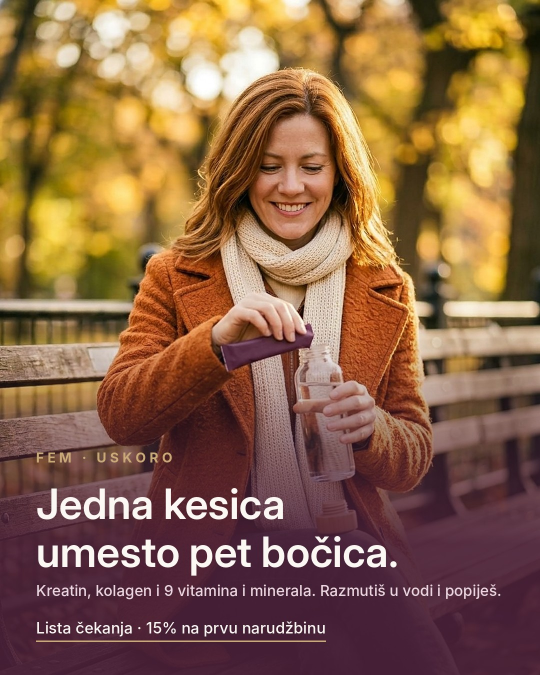
#> input picture oglasi/jutro_feed_4x5.jpg, 1080 x 1350 px, given in place of znak-zlatni-1000.png, which was not available (shown at 1/2 size)
$ python procvat_oglasi_render.py oglasi/jutro_feed_4x5.jpg oglasi/jutro_story_9x16.jpg
#> lines starting #> are read from the running program, lines starting #| are printed output that depends on the picture
# Procvat oglasi: render naslova preko fotografije (feed 4:5 i story 9:16), test od 13.11.2026.
# Upotreba (iz fem-sajt\):  python procvat_oglasi_render.py ..\fotografije oglasi
# Skripta sama piše u oglasi\faza1\ i oglasi\faza2\, i pravi oglasi\pregled-oglasi.jpg.
# Fontovi: fem-sajt\fonts (InterDisplay-SemiBold.otf, Inter-Bold.otf, Inter-Medium.otf). Znak: ..\Logo Final\export\znak-zlatni-1000.png
# Treba samo: pip install pillow
import sys, os
from PIL import Image, ImageDraw, ImageFont, ImageFilter
A, O = sys.argv[1], sys.argv[2]
HERE = os.path.dirname(os.path.abspath(__file__))
F = os.path.join(HERE, "fonts") + os.sep  # fonts, pored skripte
ZNAK = os.path.join(HERE, "..", "Logo Final", "export", "znak-zlatni-1000.png")
def fnt(n, s): return ImageFont.truetype(F + n, s)
PURPLE = (74, 32, 56); GOLD = (201, 170, 118); WHITE = (251, 247, 242); SOFT = (234, 214, 222)

_z = Image.open(ZNAK).convert("RGBA")
ZH = 52  # visina znaka u eyebrow redu
ZNAK_IM = _z.resize((max(1, round(_z.width * ZH / _z.height)), ZH), Image.LANCZOS)
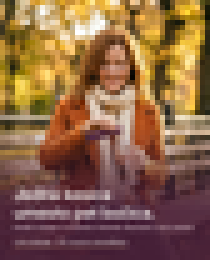
#> ZNAK_IM: PIL image 42x52 RGBA (shown 5 times larger); mean R, G, B, A 138.5, 99.5, 70.3, 255

def fit(src, w, h, cx=0.5, cy=0.5):
#> called with w = 1080, h = 1350, cx = 0.5, cy = 0
    im = Image.open(src).convert("RGB"); W, H = im.size; r = w / h
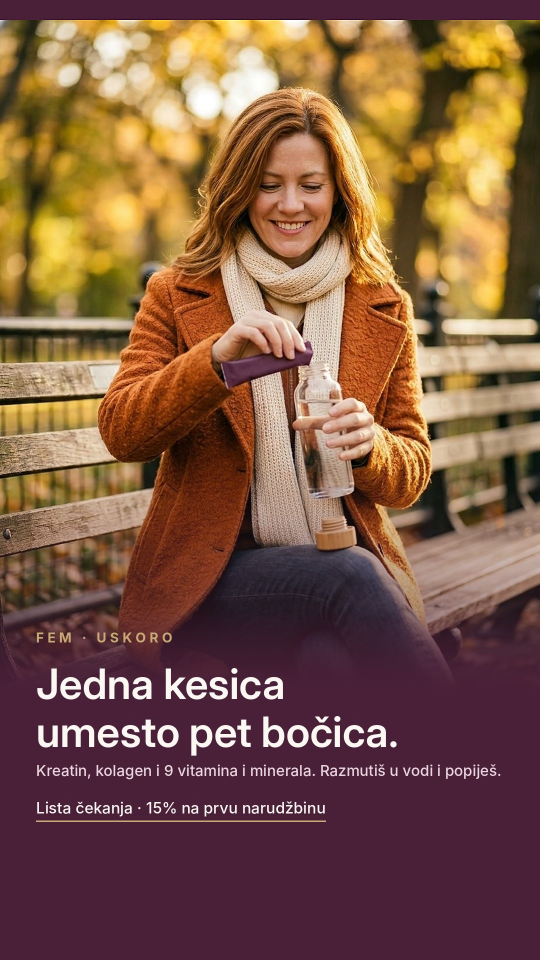
#> input picture oglasi/jutro_story_9x16.jpg, 1080 x 1920 px, given in place of jutro_strana.jpg.jpeg, which was not available (shown at 1/2 size)
#> in fit, im is the input picture: PIL image 1080x1920 RGB; mean R, G, B 126.3, 88, 67.7
#> after `W, H = im.size`: W = 1080; H = 1920
    if W / H > r: nw = int(H * r); x = int((W - nw) * cx); im = im.crop((x, 0, x + nw, H))
    else: nh = int(W / r); y = int((H - nh) * cy); im = im.crop((0, y, W, y + nh))
#> after `nh = int(W / r)`: nh = 1350
#> after `y = int((H - nh) * cy)`: y = 0
#> after `im = im.crop((0, y, W, y + nh))`:
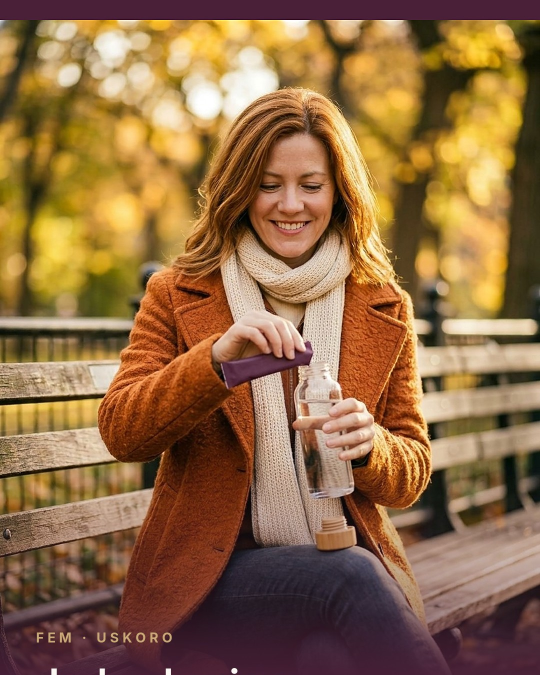
#> im: PIL image 1080x1350 RGB (shown at 1/2 size); mean R, G, B 143.9, 106.1, 68
    return im.resize((w, h), Image.LANCZOS)

def wrap(d, text, font, maxw):
    words, lines, cur = text.split(), [], ""
    for w in words:
        t = (cur + " " + w).strip()
        if d.textlength(t, font=font) <= maxw: cur = t
        else: lines.append(cur); cur = w
    lines.append(cur); return lines

def fit_top(src, w, h, y0=0):
    # Story: fotka u punoj širini gore, ispod ljubičasta podloga. Manje uvećanja, a donji deo fotke ostaje iznad teksta.
    ph = Image.open(src).convert("RGB"); ph = ph.resize((w, int(ph.height * w / ph.width)), Image.LANCZOS)
    im = Image.new("RGB", (w, h), PURPLE); im.paste(ph, (0, y0))
    fade = Image.new("L", (1, 160)); [fade.putpixel((0, i), int(255 * i / 159)) for i in range(160)]
    im.paste(Image.new("RGB", (w, 160), PURPLE), (0, y0 + ph.height - 160), fade.resize((w, 160)))
    return im

def ad(src, out, head, small, w, h, cx=0.5, cy=0.5, bottom_pad=150, top=False, y0=0):
    im = fit_top(src, w, h, y0) if top else fit(src, w, h, cx, cy)
    im = im.filter(ImageFilter.UnsharpMask(radius=1.6, percent=55, threshold=2))  # blago izoštravanje posle uvećanja
    # gradient
    g0 = int(h * 0.48)
    ov = Image.new("RGBA", (w, h), (0, 0, 0, 0)); od = ImageDraw.Draw(ov)
#> after `ov = Image.new('RGBA', (w, h), (0, 0, 0, 0))`: ov: PIL image 1080x1350 RGBA; every value is 0
    for y in range(g0, h):
        t = (y - g0) / (h - g0); a = int(235 * min(1, t * 1.6))
        od.line([(0, y), (w, y)], fill=PURPLE + (a,))
    im = Image.alpha_composite(im.convert("RGBA"), ov)
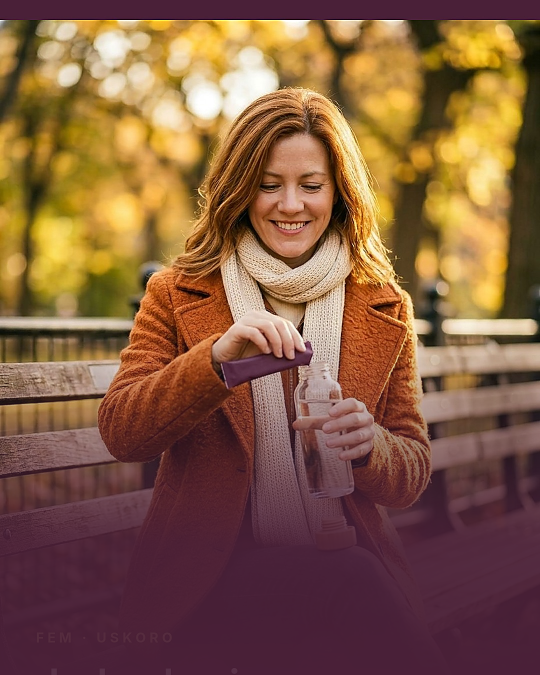
#> im: PIL image 1080x1350 RGBA (shown at 1/2 size); mean R, G, B, A 131.2, 91.1, 65, 255
    d = ImageDraw.Draw(im); L = 72; maxw = w - 2 * L
    hf = fnt("InterDisplay-SemiBold.otf", 84); sf = fnt("Inter-Medium.otf", 30)
    ef = fnt("Inter-Bold.otf", 27); ff = fnt("Inter-Medium.otf", 31)
    hl = [l for part in head.split("|") for l in wrap(d, part, hf, maxw)]; sl = wrap(d, small, sf, maxw) if small else []
#> after `hl = [l for part in head.split('|') for l in wrap(d, part, hf, maxw)]`: hl = ['Kreatin + kolagen.', 'Jedna kesica umesto', 'pet bočica.']
#> after `sl = wrap(d, small, sf, maxw) if small else []`: sl = 2 items
    block = ZH + 18 + len(hl) * 96 + (14 + len(sl) * 40 if sl else 0) + 34 + 44
#> block = 530
    y = h - bottom_pad - block
#> y = 750
    # eyebrow red: znak (52 px) + 16 px + "PROCVAT · USKORO", vertikalno centrirano
    im.alpha_composite(ZNAK_IM, (L, y))
    x = L + ZNAK_IM.width + 16
#> x = 130
    eb = "PROCVAT · USKORO"
    t0, t1 = d.textbbox((0, 0), "PROCVAT", font=ef)[1::2]  # gornja i donja ivica velikih slova
#> t0 = 6; t1 = 26
    ty = y + (ZH - (t1 - t0)) / 2 - t0
#> ty = 760
    for ch in eb:
        d.text((x, ty), ch, font=ef, fill=GOLD); x += d.textlength(ch, font=ef) + 7
#> this loop made 16 passes
#> x on passes 1 to 12: 153.3, 179, 207.3, 233.2, 258.6, 284.1, 307.6, 323.2, 338.8, 354.3, 381.1, 405.2
#> after the loop, x = 512.2
    y += ZH + 18
#> y = 820
    for ln in hl: d.text((L, y), ln, font=hf, fill=WHITE); y += 96
#> this loop made 3 passes
#> (ln, y) on passes 1 to 3: ('Kreatin + kolagen.', 916), ('Jedna kesica umesto', 1012), ('pet bočica.', 1108)
#> after the loop, y = 1108
    if sl:
        y += 14
#> y = 1122
        for ln in sl: d.text((L, y), ln, font=sf, fill=SOFT); y += 40
#> this loop made 2 passes
#> y on pass 1: 1162
#> (ln, y) on pass 2: ('popiješ.', 1202)
#> after the loop, y = 1202
    y += 34
#> y = 1236
    foot = "Prednarudžbina prve serije"
    d.text((L, y), foot, font=ff, fill=WHITE)
    d.line([(L, y + 46), (L + d.textlength(foot, font=ff), y + 46)], fill=GOLD, width=3)
    im.convert("RGB").save(out, quality=90)
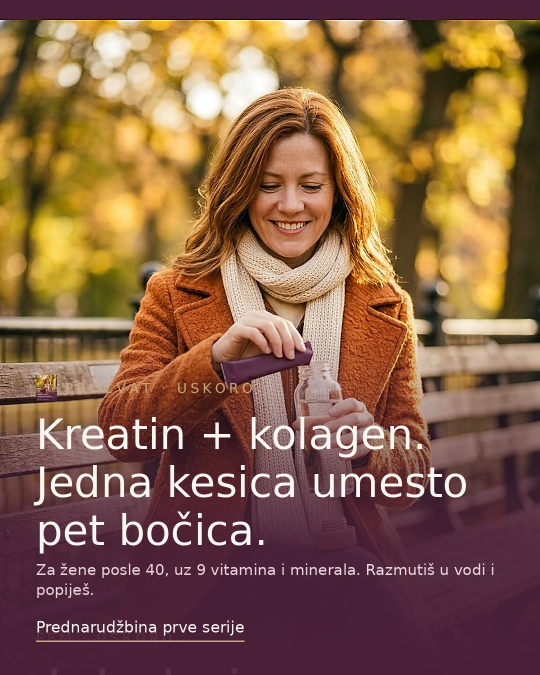
#> saved as f1_kk_feed_4x5.jpg: PIL image 1080x1350 RGB (shown at 1/2 size); mean R, G, B 136, 96.9, 70.4

# Test 13.11: faza1 = tri formule (poruka jutro), faza2 = lepota i snaga na pobedničkoj formuli.
# Oglasi koriste fotke SA kesicom (jutro_strana, lepota_strana, snaga_oglas); stranica gore ima fotke bez kesice.
# Faza 2 "jutro" koristi slike iz faze 1. cx, cy pomeraju samo kadar (ne tekst) ako naslov pada preko lica.
F1_SMALL = "Za žene posle 40, uz 9 vitamina i minerala. Razmutiš u vodi i popiješ."
JOBS = [
    ("faza1", "f1_kk", "jutro_strana.jpg.jpeg", "Kreatin + kolagen.|Jedna kesica umesto pet bočica.", F1_SMALL, 0.5, 0.0),
    ("faza1", "f1_km", "jutro_strana.jpg.jpeg", "Kreatin + maka.|Jedna kesica umesto pet bočica.", F1_SMALL, 0.5, 0.0),
    ("faza1", "f1_mk", "jutro_strana.jpg.jpeg", "Kolagen + maka.|Jedna kesica umesto pet bočica.", F1_SMALL, 0.5, 0.0),
    ("faza2", "f2_lepota", "lepota_strana.jpg.jpeg", "Kosa, koža i nokti|posle 40.",
     "Biotin, cink i selen doprinose održavanju normalne kose.", 0.5, 0.0),
    ("faza2", "f2_snaga", "snaga_oglas.jpg.jpeg", "Trening posle 40.|Kreatin 3 g, svako jutro.",
     "Kreatin povećava fizičku sposobnost pri uzastopnim, kratkotrajnim vežbama visokog intenziteta.", 0.5, 0.0),
]
FMTS = {"feed_4x5": (1080, 1350, 70, False), "story_9x16": (1080, 1920, 480, True)}
outs = {}
for fmt, (w, h, bp, top) in FMTS.items():
    for faza, name, src, head, small, cx, cy in JOBS:
        os.makedirs(os.path.join(O, faza), exist_ok=True)
        out = os.path.join(O, faza, f"{name}_{fmt}.jpg")
#> (the run stopped early here; a loop or call above may not have finished)
